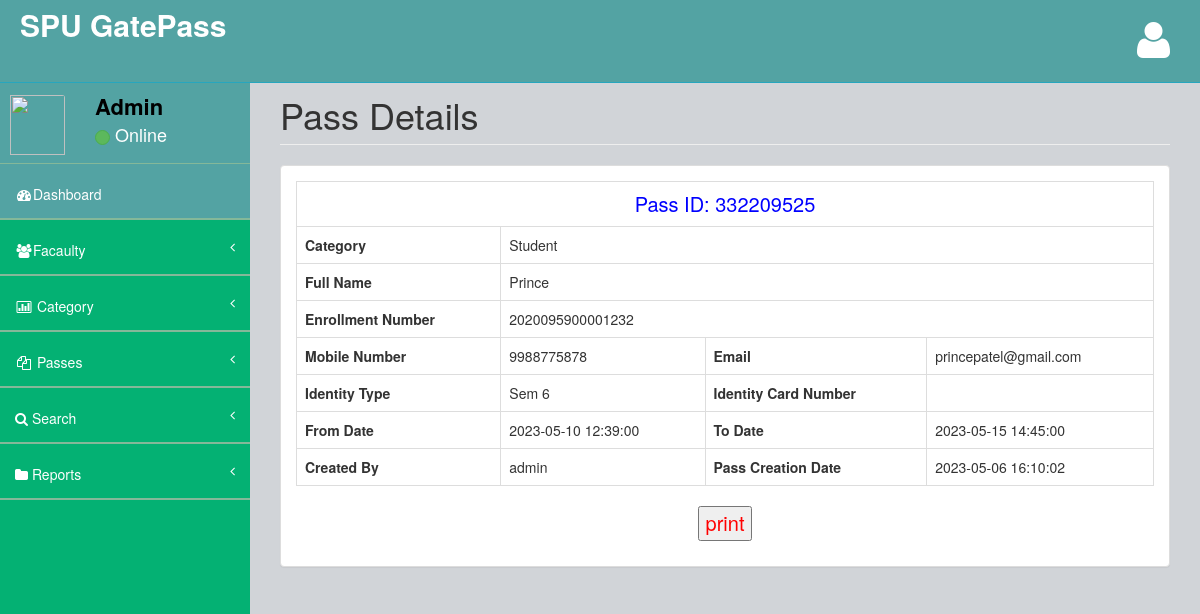
The page /admin/view-pass-detail.php?viewid=9 (signed in) on the database its author committed.
### tables this page shows
CREATE TABLE `tblpass` (
  `ID` int(10) NOT NULL,
  `PassNumber` varchar(200) DEFAULT NULL,
  `FullName` varchar(200) DEFAULT NULL,
  `ContactNumber` bigint(10) DEFAULT NULL,
  `Email` varchar(200) DEFAULT NULL,
  `IdentityType` varchar(200) DEFAULT NULL,
  `IdentityCardno` varchar(200) DEFAULT NULL,
  `Category` varchar(200) DEFAULT NULL,
  `FromDate` varchar(200) DEFAULT NULL,
  `ToDate` varchar(200) DEFAULT NULL,
  `PasscreationDate` timestamp NULL DEFAULT current_timestamp(),
  `CreatedBy` varchar(120) DEFAULT NULL,
  `enrollmentnumber` varchar(16) DEFAULT NULL
);

### admin/view-pass-detail.php (the view, shortened to what this page needs)
<?php
include('includes/dbconnection.php');
if (strlen($_SESSION['cpmsaid']==0)) {
  header('location:logout.php');
  } else{
?>
<!DOCTYPE html>
<html>
<head>
    <link href="assets/plugins/bootstrap/bootstrap.css" rel="stylesheet" />
    <link href="assets/font-awesome/css/font-awesome.css" rel="stylesheet" />
    <link href="assets/plugins/pace/pace-theme-big-counter.css" rel="stylesheet" />
   <link href="assets/css/style.css" rel="stylesheet" />
      <link href="assets/css/main-style.css" rel="stylesheet" />
</head>
<body>
    <div id="wrapper">
      <?php include_once('includes/header.php');?>
        <?php include_once('includes/sidebar.php');?>
          <div id="page-wrapper">
            <div class="row">
                <div class="col-lg-12">
                    <h1 class="page-header">Pass Details</h1>
                </div>
            </div>
            <div class="row">
                <div class="col-lg-12">
                    <div class="panel panel-default">
                        <div class="panel-body">
                            <div class="row" id="divToPrint">
                                <div class="col-lg-12">
                                   <?php
$vid=$_GET['viewid'];
$sql="SELECT * from  tblpass where ID=$vid";
$query = $dbh -> prepare($sql);
$query->execute();
$results=$query->fetchAll(PDO::FETCH_OBJ);
$cnt=1;
if($query->rowCount() > 0)
{
foreach($results as $row)
{               ?>
                                    <table border="1" class="table table-bordered" >
                                    <tr align="center">
<td colspan="6" style="font-size:20px;color:blue">
 Pass ID: <?php  echo ($row->PassNumber);?></td></tr>
   <tr>
        <th scope>Category</th>
    <td colspan="3"><?php  echo ($row->Category);?></td>
  </tr>
  <tr>
    <th scope>Full Name</th>
    <td colspan="3"><?php  echo ($row->FullName);?></td>
  </tr>
  <tr>
    <th scope>Enrollment Number</th>
    <td colspan="3"><?php  echo ($row->enrollmentnumber);?></td>
  </tr>
  <tr>
    <th scope>Mobile Number</th>
    <td><?php  echo ($row->ContactNumber);?></td>
    <th scope>Email</th>
    <td><?php  echo ($row->Email);?></td>
  </tr>
<tr>
    <th scope>Identity Type</th>
    <td><?php  echo ($row->IdentityType);?></td>
    <th scope>Identity Card Number</th>
    <td><?php  echo ($row->IdentityCardno);?></td>
  </tr>
<tr>
    <th scope>From Date</th>
    <td><?php  echo ($row->FromDate);?></td>
    <th scope>To Date</th>
    <td><?php  echo ($row->ToDate);?></td>
  </tr>
  <tr>
     <th scope> Created By</th>
    <td><?php  echo ($row->CreatedBy);?></td>
    <th scope>Pass Creation Date</th>
    <td><?php  echo ($row->PasscreationDate);?></td>
  </tr>
   <?php $cnt=$cnt+1;}} ?>
   </table>
   <p style="text-align: center;font-size: 20px;color: red">
  <input type="button" value="print" onclick="PrintDiv();" /></p>
                                </div>
                            </div>
                        </div>
                    </div>
                </div>
            </div>
        </div>
    </div>
</body>
</html>
<?php }  ?>

### admin/includes/sidebar.php (shortened to what this page needs)
<?php
include('includes/dbconnection.php');
?>
        <nav class="navbar-default navbar-static-side" role="navigation">
            <div class="sidebar-collapse">
                <ul class="nav" id="side-menu">
                    <li>
                        <div class="user-section">
                            <div class="user-section-inner">
                                <img src="assets/img/user.jpg" alt="">
                            </div>
                            <div class="user-info">
                                <?php
$aid=$_SESSION['cpmsaid'];
$sql="SELECT AdminName from  tbladmin where ID=:aid";
$query = $dbh -> prepare($sql);
$query->bindParam(':aid',$aid,PDO::PARAM_STR);
$query->execute();
$results=$query->fetchAll(PDO::FETCH_OBJ);
$cnt=1;
if($query->rowCount() > 0)
{
foreach($results as $row)
{               ?>
                                <div><strong><?php  echo $row->AdminName;?></strong></div>
                                <div class="user-text-online">
                                    <span class="user-circle-online btn btn-success btn-circle "></span>&nbsp;Online
                                </div>
                            </div>
                            <?php $cnt=$cnt+1;}} ?>
                        </div>
                    </li>
                    <li class="selected">
                        <a href="dashboard.php"><i class="fa fa-dashboard fa-fw"></i>Dashboard</a>
                    </li>
    <li>
                        <a href="#"><i class="fa fa-users fa-fw"></i>Facaulty<span class="fa arrow"></span></a>
                    </li>
                    <li>
                        <a href="#"><i class="fa fa-bar-chart-o fa-fw"></i> Category<span class="fa arrow"></span></a>
                    </li>
                    <li>
                        <a href="#"><i class="fa fa-files-o fa-fw"></i> Passes<span class="fa arrow"></span></a>
                    </li>
                    <li>
                        <a href="search-pass.php"><i class="fa fa-search"></i>  Search<span class="fa arrow"></span></a>
                        </li>
                          <li>
                        <a href="#"><i class="fa fa-folder"></i> Reports<span class="fa arrow"></span></a>
                    </li>
                </ul>
            </div>
        </nav>

### admin/assets/css/style.css (style rules this page uses)
body { background-color: #f8f8f8; }
#wrapper { width: 100%; margin-top: 55px!important; background-color:#04B173; }
#page-wrapper { padding: 0 15px; min-height: 568px; background-color:rgb(209, 212, 216); }
.navbar-static-side ul li { border-bottom:1px solid #84B899 !important; }
.arrow { float: right; }
.fa.arrow:before { content: "\f104"; }
@media (min-width:768px) { .navbar-static-side { z-index: 1; position: absolute; width: 250px; } }
.btn-circle { width: 30px; height: 30px; padding: 6px 0; border-radius: 15px; text-align: center; font-size: 12px; line-height: 1.428571429; }

### admin/assets/css/main-style.css (style rules this page uses)
.user-section-inner { height: 65px; width: 65px; -moz-border-radius: 3px; -webkit-border-radius: 3px; border-radius: 3px; overflow: hidden; display: inline-block; float: left; margin-right: 15px; margin-top: 20px; }
.user-section-inner img { margin-left:10px; width:55px; height:60px; }
.user-info { display: block; color:#000!important; display: inline-block; padding: 15px; margin-bottom: 0px }
.user-text-online { font-size:18px; color:#fff }
.user-circle-online { width: 15px!important; height: 15px!important; }
.nav > li > a { padding: 20px 15px; }
#side-menu { background-color:#04B173; }
#side-menu a { color:#fff; border-bottom: 1px solid #84B899 !important; height: 55px; }
.selected { background-color:rgb(83, 163, 163); }
.navbar-default { border-color: #27A6BE; }
@media (min-width:768px) { #page-wrapper { position: inherit; margin: 0 0 0 250px; padding: 0 30px; min-height: 1000px; } }

### rows shown on the page
tblpass: PassNumber "332209525", Category "Student", FullName "Prince", enrollmentnumber "2020095900001232", ContactNumber "9988775878", Email "princepatel@gmail.com", IdentityType "Sem 6", FromDate "2023-05-10 12:39:00", ToDate "2023-05-15 14:45:00", CreatedBy "admin", PasscreationDate "2023-05-06 16:10:02"

### other values the page prints
$row->AdminName "Admin"
